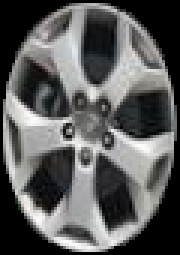
#> input picture 轮毂/传统orb/006A.png, 60 x 85 px (shown 3 times larger)
$ python ordsimm.py   (older library calls are emulated)
#> lines starting #> are read from the running program, lines starting #| are printed output that depends on the picture
import matplotlib
matplotlib.use('TkAgg')
import matplotlib.pyplot as plt
import matplotlib.pyplot as plt
plt.rcParams['font.sans-serif'] = ['SimHei']
plt.rcParams['axes.unicode_minus'] = False
import cv2
import numpy as np
from skimage.metrics import structural_similarity as ssim
from skimage.transform import rotate
from skimage.color import rgb2gray


def preprocess_image(image_path):
#> called with image_path = '006A.png'
    image = cv2.imread(image_path)
#> image is the input picture: shape (85, 60, 3); mean B, G, R 90.9, 91.2, 91
    gray_image = rgb2gray(image)
#> call 2 of preprocess_image, with image_path = '006A1.png'
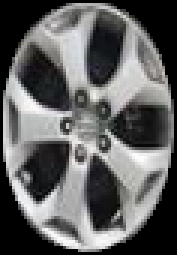
#> input picture 轮毂/传统orb/006A1.png, 59 x 85 px (shown 3 times larger)
#> in preprocess_image, image is the input picture: shape (85, 59, 3); mean B, G, R 96.7, 96.7, 96.7
    return gray_image


def enhance_illumination(image):
    # 使用直方图均衡化增强光照
    if len(image.shape) == 2:
        equalized_image = cv2.equalizeHist(np.uint8(image * 255))
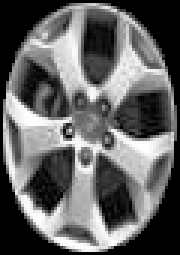
#> equalized_image: shape (85, 60) (shown 3 times larger); min 0, max 255, mean 98.9
        return equalized_image / 255.0
    else:
        ycrcb = cv2.cvtColor(np.uint8(image * 255), cv2.COLOR_RGB2YCrCb)
        channels = cv2.split(ycrcb)
        channels[0] = cv2.equalizeHist(channels[0])
        equalized_ycrcb = cv2.merge(channels)
        equalized_image = cv2.cvtColor(equalized_ycrcb, cv2.COLOR_YCrCb2RGB)
        return equalized_image / 255.0


def find_best_rotation(image1, image2):
    max_similarity = -1
    best_angle = 0
    for angle in range(0, 360, 1):
        rotated_image2 = rotate(image2, angle)
        similarity = ssim(image1, rotated_image2, multichannel=False)
        if similarity > max_similarity:
            max_similarity = similarity
            best_angle = angle
#> after the loop, best_angle = 0; max_similarity = -1
    return best_angle


def calculate_similarity(image1, image2):
    similarity = ssim(image1, image2, multichannel=False)
    return similarity


image_pairs = [
    ('006A.png', '006A1.png'),
    ('004A.png', '004A1.png'),
    ('005A.png', '005B.png'),
    ('006A.png', '004A1.png'),
    ('004A.png', '005A.png'),
    ('005A.png', '006A.png')
]

for pair in image_pairs:
    image1_path, image2_path = pair
    image1 = preprocess_image(image1_path)
    image2 = preprocess_image(image2_path)

    enhanced_image1 = enhance_illumination(image1)
    enhanced_image2 = enhance_illumination(image2)

#> (the run stopped early here; a loop or call above may not have finished)
